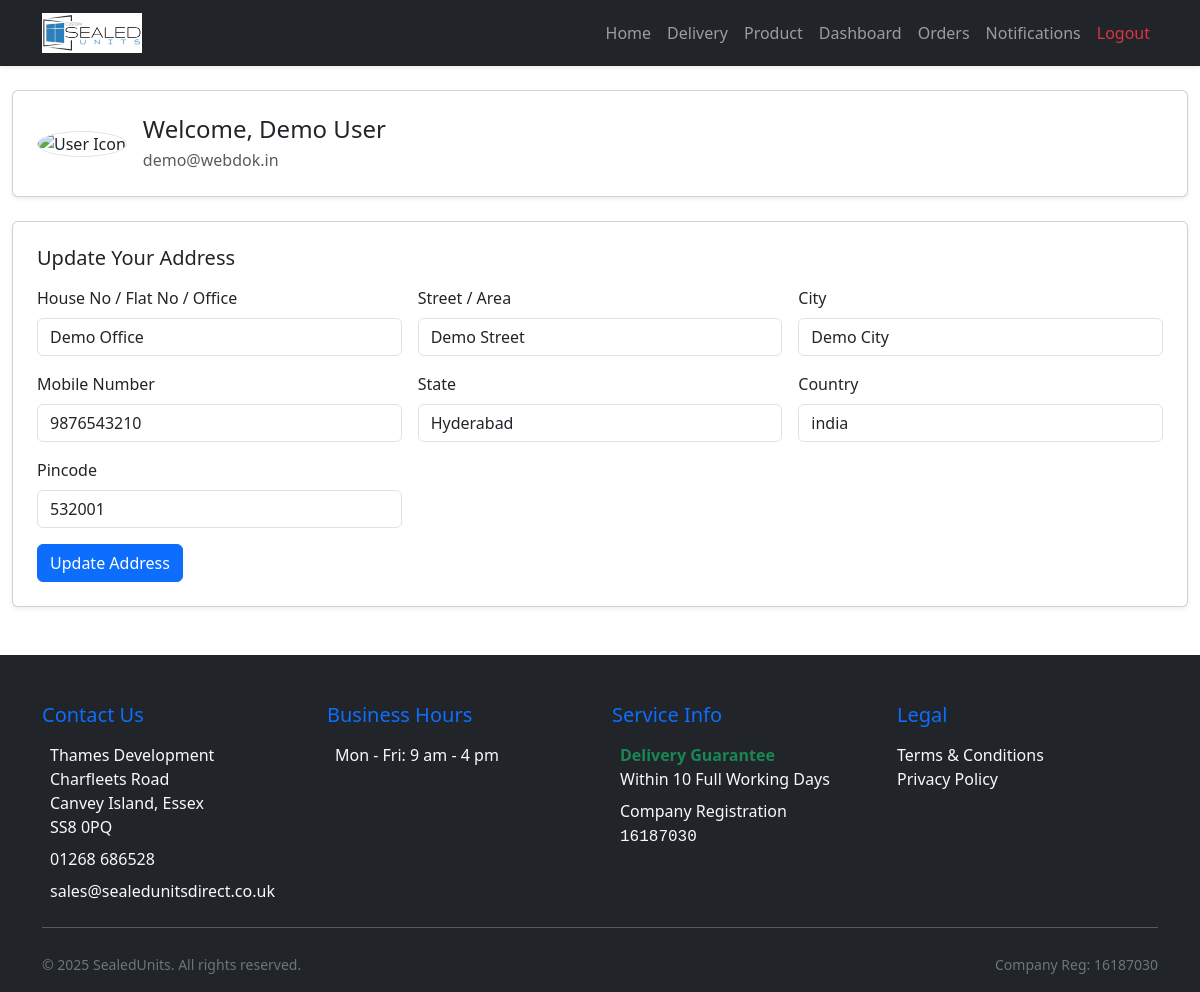
/user/dashboard.php (signed in), run on the app's committed database.
### tables this page shows
CREATE TABLE `users` (
  `id` int(11) NOT NULL,
  `name` varchar(100) NOT NULL,
  `email` varchar(100) NOT NULL,
  `password` varchar(255) NOT NULL,
  `role` enum('customer','admin') DEFAULT 'customer',
  `created_at` timestamp NOT NULL DEFAULT current_timestamp(),
  `reset_token` varchar(64) DEFAULT NULL,
  `reset_expires` datetime DEFAULT NULL,
  `house_no` varchar(100) DEFAULT NULL,
  `street` varchar(255) DEFAULT NULL,
  `city` varchar(100) DEFAULT NULL,
  `mobile` varchar(20) DEFAULT NULL,
  `state` varchar(100) DEFAULT NULL,
  `country` varchar(100) DEFAULT NULL,
  `pincode` varchar(20) DEFAULT NULL
);

### user/dashboard.php (the view, shortened to what this page needs)
<?php
require_once '../includes/db.php';
$user_id = $_SESSION['user_id'];
$stmt = $conn->prepare("SELECT name, email, house_no, street, city, mobile, state, country, pincode FROM users WHERE id = ?");
$stmt->bind_param("i", $user_id);
$stmt->execute();
$result = $stmt->get_result();
$user = $result->fetch_assoc();
?>
<!DOCTYPE html>
<html lang="en">
<head>
  <link href="https://cdn.jsdelivr.net/npm/bootstrap@5.3.0/dist/css/bootstrap.min.css" rel="stylesheet">
</head>
<body>
<?php include '../includes/navbar.php'; ?>
  <div class="container-fluid mt-4">
  <div class="card p-4 shadow-sm mb-4 w-100">
    <div class="d-flex align-items-center">
      <div class="me-3">
        <img src="https://cdn-icons-png.flaticon.com/512/3135/3135715.png"
             alt="User Icon" width="60" height="60" class="rounded-circle border">
      </div>
      <div>
        <h4 class="mb-1">Welcome, <?php echo $user ? htmlspecialchars($user['name']) : 'User'; ?></h4>
        <p class="text-muted mb-0"><?php echo $user ? htmlspecialchars($user['email']) : ''; ?></p>
      </div>
    </div>
  </div>
  <div class="card p-4 shadow-sm w-100">
    <h5 class="mb-3">Update Your Address</h5>
    <form method="post">
      <div class="row g-3">
        <div class="col-md-4">
          <label class="form-label">House No / Flat No / Office</label>
          <input type="text" class="form-control" name="house_no"
                 value="<?php echo htmlspecialchars($user['house_no'] ?? '', ENT_QUOTES); ?>" required>
        </div>
        <div class="col-md-4">
          <label class="form-label">Street / Area</label>
          <input type="text" class="form-control" name="street"
                 value="<?php echo htmlspecialchars($user['street'] ?? '', ENT_QUOTES); ?>" required>
        </div>
        <div class="col-md-4">
          <label class="form-label">City</label>
          <input type="text" class="form-control" name="city"
                 value="<?php echo htmlspecialchars($user['city'] ?? '', ENT_QUOTES); ?>" required>
        </div>
        <div class="col-md-4">
          <label class="form-label">Mobile Number</label>
          <input type="text" class="form-control" name="mobile"
                 value="<?php echo htmlspecialchars($user['mobile'] ?? '', ENT_QUOTES); ?>" required>
        </div>
        <div class="col-md-4">
          <label class="form-label">State</label>
          <input type="text" class="form-control" name="state"
                 value="<?php echo htmlspecialchars($user['state'] ?? '', ENT_QUOTES); ?>" required>
        </div>
        <div class="col-md-4">
          <label class="form-label">Country</label>
          <input type="text" class="form-control" name="country"
                 value="<?php echo htmlspecialchars($user['country'] ?? '', ENT_QUOTES); ?>" required>
        </div>
        <div class="col-md-4">
          <label class="form-label">Pincode</label>
          <input type="text" class="form-control" name="pincode"
                 value="<?php echo htmlspecialchars($user['pincode'] ?? '', ENT_QUOTES); ?>" required>
        </div>
      </div>
      <button type="submit" name="update_address" class="btn btn-primary mt-3">Update Address</button>
    </form>
  </div>
</div>
 <?php include '../includes/footer.php'; ?>
</body>
</html>

### data on the page
users: name "Demo User", email "demo@webdok.in", house_no "Demo Office", street "Demo Street", city "Demo City", mobile "9876543210", state "Hyderabad", country "india", pincode "532001"
